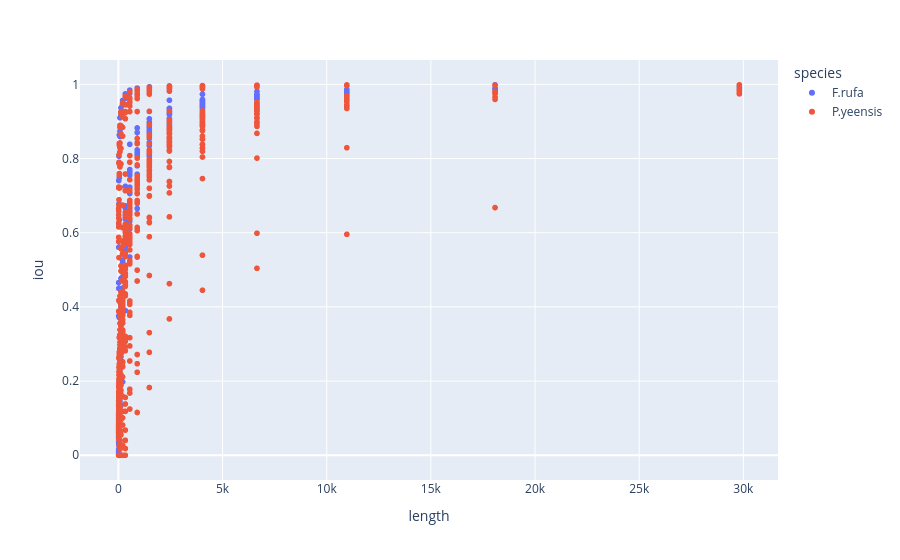

Source (notebook cell):
### Code cell
px.scatter(df_res, x='length', y='iou', color='species')

### Figure 1 — Plotly figure (JSON) as saved in the notebook; plotly's stock layout.template omitted (floating-point values rounded to 4 significant figures; data arrays with more than 128 entries replaced by an {"elided": "..."} marker saying what was removed)
{"data": [{"hovertemplate": "species=F.rufa<br>length=%{x}<br>iou=%{y}<extra></extra>", "legendgroup": "F.rufa", "marker": {"color": "#636efa", "symbol": "circle"}, "mode": "markers", "name": "F.rufa", "showlegend": true, "type": "scattergl", "x": {"elided": "296 int values"}, "xaxis": "x", "y": {"elided": "296 float values"}, "yaxis": "y"}, {"hovertemplate": "species=P.yeensis<br>length=%{x}<br>iou=%{y}<extra></extra>", "legendgroup": "P.yeensis", "marker": {"color": "#EF553B", "symbol": "circle"}, "mode": "markers", "name": "P.yeensis", "showlegend": true, "type": "scattergl", "x": {"elided": "733 int values"}, "xaxis": "x", "y": {"elided": "733 float values"}, "yaxis": "y"}], "layout": {"legend": {"title": {"text": "species"}, "tracegroupgap": 0}, "margin": {"t": 60}, "xaxis": {"anchor": "y", "domain": [0, 1], "title": {"text": "length"}}, "yaxis": {"anchor": "x", "domain": [0, 1], "title": {"text": "iou"}}}}
